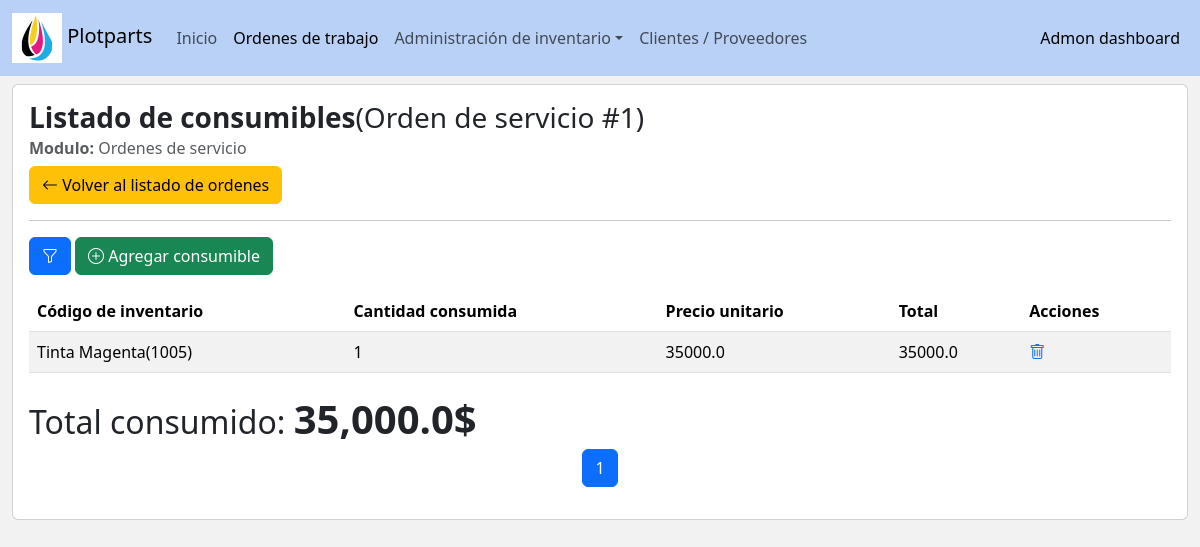
Page /service_orders/consumptionPanel/1 on the committed database.
### service_order/models.py (models this page shows, shortened)
class ServiceOrder(models.Model):
    customer = models.ForeignKey(verbose_name='Cliente',to=Asset, on_delete=models.PROTECT)
    serial = models.CharField(verbose_name='Numero de serie', max_length=50)
    model = models.CharField(verbose_name='Modelo', max_length=50)
    flowStatus = models.IntegerField(verbose_name='Estado de la orden',choices=ServiceOrder_Flowtatus.choices, default=ServiceOrder_Flowtatus.pendingDiagnose)
    registry_comments = models.TextField(verbose_name='Observaciones iniciales', blank=False)
    diagnose_date = models.DateTimeField(verbose_name='Fecha de diagnóstico', blank=True, null=True)
    diagnose_comments = models.TextField(verbose_name='Observaciones de diagnostico', blank=True, null=True)
    repair_date = models.DateTimeField(verbose_name='Fecha de reparación', blank=True, null=True)
    repair_comments = models.TextField(verbose_name='Observaciones de reparación', blank=True, null=True)
    cancel_date = models.DateTimeField(verbose_name='Fecha de cancelación', blank=True, null=True)
    cancel_comments = models.TextField(verbose_name='Motivo de cancelación', blank=True, null=True)
    consumables_total = models.FloatField(verbose_name='Total de consumibles', default=0)
    status = models.IntegerField(verbose_name='Estado',choices=ServiceOrder_status.choices, default=ServiceOrder_status.enable)
    services_total = models.FloatField(verbose_name='Total del servicio', default=0)
    services_description = models.TextField(verbose_name='Observaciones del servicio', blank=True, null=True)
    createtime = models.DateTimeField(verbose_name='Fecha de creación', auto_now_add=True)
    updatetime = models.DateTimeField(verbose_name='Fecha de ultima actualización', auto_now=True)
    class Meta():
        verbose_name = "Order"
        verbose_name_plural = "Orders"
        ordering = ['id']

class ServiceOrderConsumption(models.Model):
    service_order = models.ForeignKey(verbose_name='Orden de servicio', to=ServiceOrder, on_delete=models.CASCADE, limit_choices_to={'flowStatus':3,'status':1})
    inventory_code = models.ForeignKey(verbose_name='Codigo de inventario', to=Inventory, on_delete=models.PROTECT, limit_choices_to={'status':1})
    quantity = models.IntegerField(verbose_name='Cantidad')
    unit_price = models.FloatField(verbose_name='Precio unitario',null=True,blank=True)
    total = models.FloatField(verbose_name='Total',null=True,blank=True)
    createtime = models.DateTimeField(verbose_name='Fecha de creación', auto_now_add=True)
    status = models.IntegerField(verbose_name='Estado',choices=ServiceOrder_status.choices, default=ServiceOrder_status.enable)
    class Meta():
        verbose_name = "Consumption"
        verbose_name_plural = "Consumptions"
        ordering = ['id']

### inventory/models.py (models this page shows)
class Inventory(models.Model):
    code = models.ForeignKey(verbose_name='Código', to=InventoryCodes, on_delete=models.PROTECT)
    available_quantity = models.IntegerField(verbose_name='Cantidad disponible', default=0, blank=True)
    extra_info = models.TextField(verbose_name='Información adicional', blank=True, null=True)
    status = models.IntegerField(verbose_name='Estado',choices=Status.choices, default=Status.enable)
    createtime = models.DateTimeField(verbose_name='Fecha/hora de creación', auto_now_add=True)
    updatetime = models.DateTimeField(verbose_name='Fecha/hora de modificación', auto_now=True)
    class Meta:
        verbose_name = "Existencias actuales"
        verbose_name_plural = "Existencias actuales"
        ordering = ['code']
    def __str__(self):
        return f'{str(self.code)}'

class InventoryCodes(models.Model):
    code = models.CharField(verbose_name='Código', max_length=50, unique=True)
    name = models.CharField(verbose_name='Nombre', max_length=100)
    category = models.ForeignKey(to=InventoryCategory, verbose_name='Categoría', on_delete = models.PROTECT, default=2)
    supplier = models.ForeignKey(to=Asset, verbose_name='Proovedor', on_delete = models.PROTECT)
    inbound_price = models.FloatField(verbose_name='Precio venta', default=0)
    outbound_price = models.FloatField(verbose_name='Precio compra', default=0)
    extra_info = models.TextField(verbose_name='Información adicional')
    related_image = models.ImageField(verbose_name='Imagen de referencia', upload_to=get_inventory_imagePath, default='default/default.png')
    status = models.IntegerField(verbose_name='Estado',choices=Status.choices, default=Status.enable)
    createtime = models.DateTimeField(verbose_name='Fecha/hora de creación', auto_now_add=True)
    updatetime = models.DateTimeField(verbose_name='Fecha/hora de modificación', auto_now=True)
    class Meta:
        verbose_name = "Códigos de inventario"
        verbose_name_plural = "Códigos de inventario"
        ordering = ['code']
    def __str__(self):
        return f'{self.name}({self.code})'

### service_order/views.py (the view, shortened to what this page needs)
class ServiceOrderConsumption_ListView(ListView):
    model = ServiceOrderConsumption
    template_name = 'service_order/serviceOrderConsumption_grid.html'
    context_object_name = 'serviceOrders_consumptions'
    paginate_by = 10
    extra_context = {
        'ServiceOrderConsumptionFilterForm':ServiceOrderConsumptionFilterForm
    }
    def get_queryset(self):
        queryset = ServiceOrderConsumption.objects.filter(status=1,service_order=self.kwargs.get('serviceOrder_id')).order_by('-createtime')
        return queryset
    def get_context_data(self, **kwargs):
        context = super().get_context_data(**kwargs)
        context['ServiceOrderConsumptionFilterForm'] = ServiceOrderConsumptionFilterForm(self.request.GET)
        context['ServiceOrder'] = get_object_or_404(ServiceOrder.objects.filter(flowStatus=3,status=1),pk=self.kwargs.get('serviceOrder_id'))
        context['active_link'] = 'service_orders'
        return context

### core/templatetags/utils.py (called while the page is built)
@register.filter(name='setValidationClass')
def setValidationClass(input):
    bootstrap_class = ''
    if input.help_text == 'filter_option':
        if input.errors:
            bootstrap_class = 'is-invalid'
    else:
        if (input.data != None) and (input.data != []) :
            if input.errors:
                bootstrap_class = 'is-invalid'
            else:
                bootstrap_class = 'is-valid'
    return input.as_widget(attrs={'class':'form-control '+ bootstrap_class})

@register.simple_tag(takes_context=True)
def querystring_without_page(context):
    request = context['request']
    querydict = request.GET.copy()
    querydict.pop('page',None)
    clean_querydict = {k: v for k, v in querydict.items() if v.strip() != ''}
    return '&'.join([f'{k}={v}' for k,v in clean_querydict.items()])

### service_order/templates/service_order/serviceOrderConsumption_grid.html (shortened to what this page needs)
{% extends 'base_adminv2.html' %}
{% load utils %}
 {% load humanize %}
{% block body %}
    <div class='row'>
        <div class="col-lg-12">
            <div class="card">
                <div class="card-body">
                    <h3 class='card-title'><strong>Listado de consumibles</strong>(Orden de servicio #{{ServiceOrder.id}})</h3>
                    <h6 class="card-subtitle mb-2 text-muted"> <strong>Modulo:</strong> Ordenes de servicio</h6>
                        <a href='{% url "service_orders:grid" %}' class="btn btn-warning"><i class="bi bi-arrow-left"></i> Volver al listado de ordenes</a>
                    <hr>
                    <div class="col-12">
                        <p class="d-inline-flex gap-1">
                            <button class="btn btn-primary" type="button" data-bs-toggle="collapse" data-bs-target="#filterBox" aria-expanded="false" aria-controls="filterBox" title="Filtrar"><i class="bi bi-funnel"></i></button>
                            <a href='{% url "service_orders:AddConsumption" ServiceOrder.id  %}' class="btn btn-success"><i class="bi bi-plus-circle" title="Add"></i> Agregar consumible</a>
                        </p>
                    </div>
                    <div class="col-12">
                        <div class="table-responsive">
                            <table class="table table-striped table-hover">
                                <thead>
                                <tr>
                                    <th scope="col">Código de inventario</th>
                                    <th scope="col">Cantidad consumida</th>
                                    <th scope="col">Precio unitario</th>
                                    <th scope="col">Total</th>
                                    <th scope="col">Acciones</th>
                                </tr>
                                </thead>
                                <tbody>
                                    {% if serviceOrders_consumptions|length > 0 %}
                                        {% for row in serviceOrders_consumptions %}
                                            <tr>
                                                <td scope="row">{{row.inventory_code}}</td>
                                                <td>{{row.quantity}}</td>
                                                <td>{{row.unit_price}}</td>
                                                <td>{{row.total}}</td>
                                                <td>
                                                    <span><a href="{% url 'service_orders:DeleteConsumption' row.id %}" title='Eliminar'><i class="bi bi-trash"></i></a></span>
                                                </td>
                                            </tr>
                                        {% endfor %}
                                    {% else %}
                                    <tr>
                                        <td colspan='6' class='text-center'><span><strong>Consumibles no encontrados...</strong></span></td>
                                    </tr>
                                    {% endif %}
                                </tbody>
                            </table>
                        </div>
                    </div>
                    <div class='col-12'>
                        <span class='fs-2'>Total consumido: </span><span class='fs-1 fw-semibold'>{{ServiceOrder.consumables_total|intcomma}}$</span>
                    </div>
                    {% include 'pagination.html' %}
                </div>
            </div>
        </div>
    </div>
{% endblock body %}

### templates/base_adminv2.html (style rules this page uses)
body { background-color:#f2f2f2; }

### rows in the picture
ServiceOrder: id "1", consumables_total "35,000.0"
ServiceOrderConsumption: inventory_code "Tinta Magenta(1005)", quantity "1", unit_price "35000.0", total "35000.0"

### other values in the picture
{{ num }} "1"
